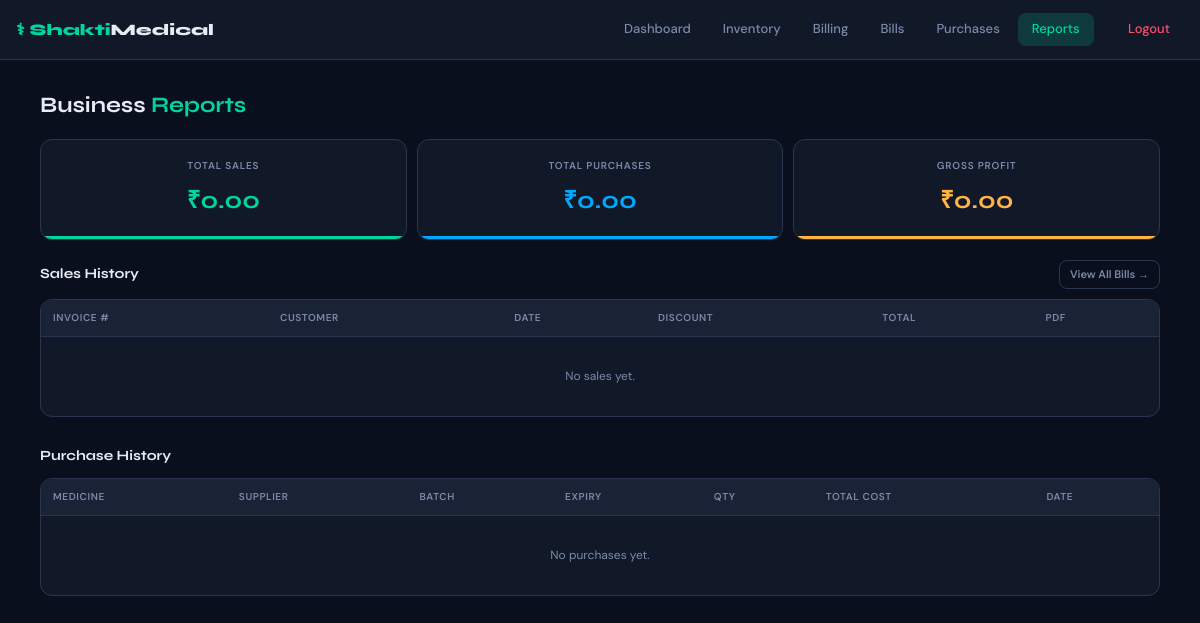
The app's page /reports (signed in), older data.
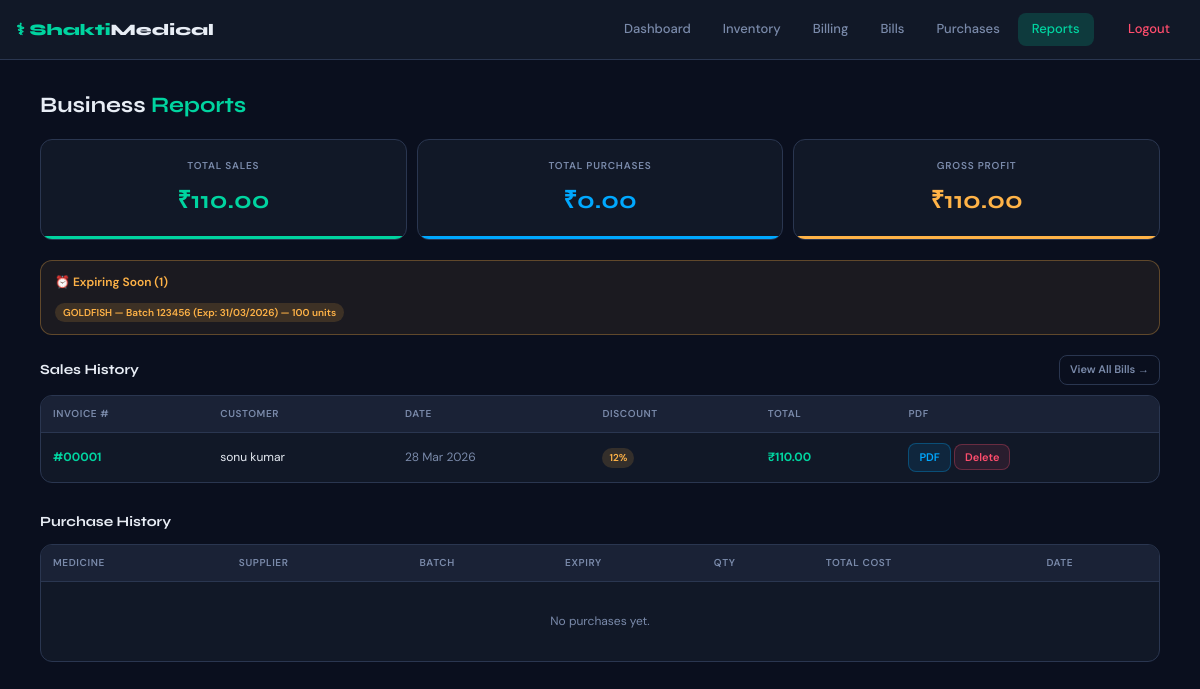
The same page, newer data.
### app/models.py (models this page shows, shortened)
class MedicineBatch(db.Model):
    id = db.Column(db.Integer, primary_key=True)
    medicine_id = db.Column(db.Integer, db.ForeignKey('medicine.id'), nullable=False)
    batch_number = db.Column(db.String(100), nullable=False)
    expiry_date = db.Column(db.Date, nullable=False)
    quantity = db.Column(db.Integer, default=0)
    purchase_price = db.Column(db.Float, default=0)       # cost price of this batch
    supplier = db.Column(db.String(200))
    created_at = db.Column(db.DateTime, default=datetime.utcnow)

class Medicine(db.Model):
    id = db.Column(db.Integer, primary_key=True)
    name = db.Column(db.String(200), nullable=False, unique=True)
    company = db.Column(db.String(200))
    price = db.Column(db.Float, nullable=False)           # default selling price
    total_quantity = db.Column(db.Integer, default=0)     # sum of all batch quantities
    batches = db.relationship("MedicineBatch", backref="medicine", lazy=True,
                              cascade="all, delete-orphan")

class Bill(db.Model):
    id = db.Column(db.Integer, primary_key=True)
    total_amount = db.Column(db.Float, default=0)
    discount_percent = db.Column(db.Float, default=0)
    discount_amount = db.Column(db.Float, default=0)
    created_at = db.Column(db.DateTime, default=datetime.utcnow)
    customer_name = db.Column(db.String(200), default="")
    customer_phone = db.Column(db.String(20), default="")
    items = db.relationship("BillItem", backref="bill", lazy=True,
                            cascade="all, delete-orphan")

### app/routes.py (the view)
@main.route("/reports")
@login_required
def reports():
    bills = Bill.query.order_by(Bill.created_at.desc()).all()
    purchases = Purchase.query.order_by(Purchase.created_at.desc()).all()
    total_sales = sum(b.total_amount for b in bills)
    total_purchase = sum(p.purchase_price * p.quantity for p in purchases)
    total_profit = total_sales - total_purchase
    today = date.today()
    expiring_batches = (MedicineBatch.query
                        .filter(MedicineBatch.quantity > 0)
                        .all())
    expiring_soon = [b for b in expiring_batches
                     if 0 <= (b.expiry_date - today).days <= 30]
    expired = [b for b in expiring_batches if b.expiry_date < today]
    return render_template(
        "reports.html",
        total_sales=total_sales,
        total_purchase=total_purchase,
        total_profit=total_profit,
        bills=bills,
        purchases=purchases,
        expiring_soon=expiring_soon,
        expired=expired,
        today=today,
    )

### app/__init__.py (called while the page is built)
def create_app():
    app = Flask(__name__)
    app.config.from_object(Config)
    db.init_app(app)
    login_manager.init_app(app)
    login_manager.login_view = "main.login"
    from app.models import User
    @login_manager.user_loader
    def load_user(user_id):
        return User.query.get(int(user_id))
    from app.routes import main
    app.register_blueprint(main)
    with app.app_context():
        db.create_all()
    return app

### app/templates/reports.html (shortened to what this page needs)
{% extends "layout.html" %}
{% block content %}
<div class="page-header">
  <h1 class="page-title">Business <span>Reports</span></h1>
</div>
<div class="report-kpis">
  <div class="kpi-card sales">
    <div class="kpi-label">Total Sales</div>
    <div class="kpi-value">₹{{ "%.2f"|format(total_sales) }}</div>
  </div>
  <div class="kpi-card purchase">
    <div class="kpi-label">Total Purchases</div>
    <div class="kpi-value">₹{{ "%.2f"|format(total_purchase) }}</div>
  </div>
  <div class="kpi-card profit">
    <div class="kpi-label">Gross Profit</div>
    <div class="kpi-value">₹{{ "%.2f"|format(total_profit) }}</div>
  </div>
</div>
{% if expiring_soon %}
<div class="alert-box warning" style="margin-bottom:20px;">
  <h4>⏰ Expiring Soon ({{ expiring_soon|length }})</h4>
  <ul>
    {% for b in expiring_soon %}
    <li><span class="badge-item warning">{{ b.medicine.name }} — Batch {{ b.batch_number }} (Exp: {{ b.expiry_date.strftime('%d/%m/%Y') }}) — {{ b.quantity }} units</span></li>
    {% endfor %}
  </ul>
</div>
{% endif %}
<div class="section-header">
  <span class="section-title">Sales History</span>
  <a href="{{ url_for('main.all_bills') }}" class="btn btn-outline btn-sm">View All Bills →</a>
</div>
<div class="table-wrap" style="margin-bottom:28px;">
  <table>
    <thead>
      <tr>
        <th>Invoice #</th>
        <th>Customer</th>
        <th>Date</th>
        <th>Discount</th>
        <th>Total</th>
        <th>PDF</th>
      </tr>
    </thead>
    <tbody>
      {% for bill in bills %}
      <tr>
        <td><span class="text-accent fw-bold">#{{ "%05d"|format(bill.id) }}</span></td>
        <td>{{ bill.customer_name or '—' }}</td>
        <td class="text-muted">{{ bill.created_at.strftime('%d %b %Y') }}</td>
        <td>
          {% if bill.discount_percent > 0 %}
            <span class="badge yellow">{{ bill.discount_percent|int }}%</span>
          {% else %}—{% endif %}
        </td>
        <td class="fw-bold text-accent">₹{{ "%.2f"|format(bill.total_amount) }}</td>
        <td>
          <a href="{{ url_for('main.download_bill_pdf', bill_id=bill.id) }}" target="_blank" class="btn btn-pdf btn-sm">PDF</a>
          <form method="POST" action="{{ url_for('main.delete_bill', bill_id=bill.id) }}"
                style="display:inline;"
                onsubmit="return confirm('Delete Invoice #{{ '%05d'|format(bill.id) }}?')">
            <button type="submit" class="btn btn-danger btn-sm">Delete</button>
          </form>
        </td>
      </tr>
      {% else %}
      <tr><td colspan="6" style="text-align:center; padding:30px; color:var(--text-muted);">No sales yet.</td></tr>
      {% endfor %}
    </tbody>
  </table>
</div>
<div class="section-header">
  <span class="section-title">Purchase History</span>
</div>
<div class="table-wrap">
  <table>
    <thead>
      <tr>
        <th>Medicine</th>
        <th>Supplier</th>
        <th>Batch</th>
        <th>Expiry</th>
        <th>Qty</th>
        <th>Total Cost</th>
        <th>Date</th>
      </tr>
    </thead>
    <tbody>
      {% for p in purchases %}
      <tr>
        <td class="fw-bold">{{ p.medicine.name }}</td>
        <td class="text-muted">{{ p.supplier }}</td>
        <td><span class="badge blue">{{ p.batch_number or '—' }}</span></td>
        <td>{{ p.expiry_date.strftime('%d/%m/%Y') if p.expiry_date else '—' }}</td>
        <td>{{ p.quantity }}</td>
        <td class="fw-bold">₹{{ "%.2f"|format(p.purchase_price * p.quantity) }}</td>
        <td class="text-muted">{{ p.created_at.strftime('%d %b %Y') }}</td>
      </tr>
      {% else %}
      <tr><td colspan="7" style="text-align:center; padding:30px; color:var(--text-muted);">No purchases yet.</td></tr>
      {% endfor %}
    </tbody>
  </table>
</div>
{% endblock %}

Row changes from the older to the newer data that the page shows:
added MedicineBatch: medicine.name "GOLDFISH", batch_number "123456", expiry_date "31/03/2026", quantity "100"
added Bill: id "00001", customer_name "sonu kumar", created_at "28 Mar 2026", discount_percent "12", total_amount "110.00"
Text that changed along with them:
{{ "%.2f"|format(total_sales) }}: "0.00" → "110.00"
{{ "%.2f"|format(total_profit) }}: "0.00" → "110.00"
{{ expiring_soon|length }}: (not shown) → "1"
text no longer shown: "No sales yet."
text now shown: "⏰ Expiring Soon ( )"
